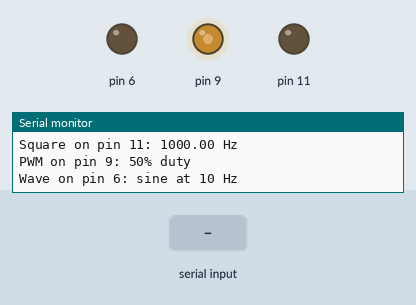
This sketch was run on a simulated Arduino Leonardo, built for the host (arithmetic inside an expression is 32-bit, double 64-bit). Parts: output pins drawn as LEDs (lit = HIGH), the last lines printed to the serial monitor. The test bench sets the inputs (shaded band).

Above: at 1.2 s.
1.3 s: "d90\n" received over Serial
At 2.4 s:
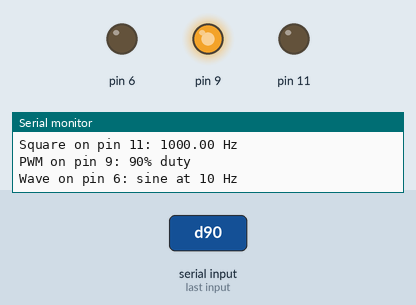
2.8 s: "d,45\n" received over Serial
At 3.5 s:
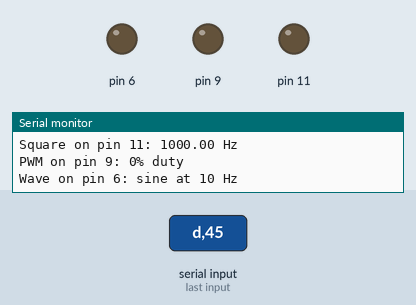
Timing chart, 0 to 5.8 s (numbered marks = the images above; inputs shaded):
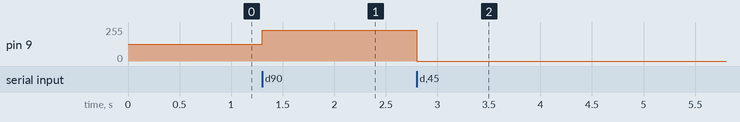

The sketch:

SignalGenerator.ino
```cpp
// Function generator for a bench oscilloscope. Type commands in the serial monitor (115200 baud, newline):
//   s1000   square wave on pin 11 at 1000 Hz (1 Hz to 100 kHz; 0 = off)
//   d50     PWM on pin 9 at 50% duty (0-100), about 490 Hz
//   w1 20   pin 6 wave: 0 off, 1 sine, 2 triangle, 3 sawtooth, at 20 Hz (1-200 Hz)
//   ?       show the current settings
// Pin 6 is 62.5 kHz PWM following the waveform: put a 10 kOhm resistor in series and a 100 nF capacitor
// to GND after it, and probe across the capacitor for a smooth wave.
// Simulator: scope 11 2ms; scope 9 5ms; rc 6 A0 10k 100n; scope A0 200ms

const uint8_t SINE[64] PROGMEM = {
  128,140,152,165,176,188,198,208,218,226,234,240,245,250,253,254,255,254,253,250,245,240,234,226,218,208,198,188,176,165,152,140,
  128,115,103, 90, 79, 67, 57, 47, 37, 29, 21, 15, 10,  5,  2,  1,  0,  1,  2,  5, 10, 15, 21, 29, 37, 47, 57, 67, 79, 90,103,115 };
volatile uint8_t shape = 0, idx = 0;
long squareHz = 1000, waveHz = 10;
int duty = 50;
char line[32];
uint8_t len = 0;

// Timer1 CTC toggling OC1A (pin 11): f = 16 MHz / (2 * N * (OCR1A + 1)); returns the frequency actually made
float setSquare(long hz) {
  TCCR1A = 0; TCCR1B = 0; TCNT1 = 0;
  if (hz <= 0) { digitalWrite(11, LOW); return 0; }
  const uint16_t pres[] = {1, 8, 64, 256, 1024};
  for (uint8_t i = 0; i < 5; i++) {
    uint32_t top = (uint32_t)(8000000.0 / ((double)hz * pres[i]) + 0.5);
    if (top >= 1 && top <= 65536) {
      OCR1A = top - 1;
      TCCR1A = _BV(COM1A0);
      TCCR1B = _BV(WGM12) | (i + 1);
      return 8000000.0 / ((double)top * pres[i]);
    }
  }
  return 0;
}

// Timer4 fast PWM on OC4A (pin 6), Timer3 interrupt stepping 64 samples per period
void setWave(uint8_t s, long hz) {
  TIMSK3 = 0;
  shape = s;
  if (s == 0 || hz <= 0) { TCCR4A = 0; TCCR4B = 0; digitalWrite(6, LOW); return; }
  TCCR4A = _BV(COM4A1) | _BV(WGM40);
  TCCR4B = _BV(WGM42) | _BV(CS40);
  uint32_t top = constrain(2000000L / (hz * 64), 20, 65535);
  TCCR3A = 0; TCCR3B = _BV(WGM32) | _BV(CS31); TCNT3 = 0;
  OCR3A = top - 1;
  TIMSK3 = _BV(OCIE3A);
}

ISR(TIMER3_COMPA_vect) {
  uint8_t i = idx = (idx + 1) & 63;
  if (shape == 1) OCR4A = pgm_read_byte(&SINE[i]);
  else if (shape == 2) OCR4A = i < 32 ? i * 8 : (63 - i) * 8;
  else OCR4A = i * 4;
}

void report() {
  Serial.print("Square on pin 11: "); Serial.print(setSquare(squareHz), 2); Serial.println(" Hz");
  Serial.print("PWM on pin 9: "); Serial.print(duty); Serial.println("% duty");
  Serial.print("Wave on pin 6: ");
  const char* names[] = {"off", "sine", "triangle", "sawtooth"};
  Serial.print(names[shape]);
  if (shape) { Serial.print(" at "); Serial.print(waveHz); Serial.print(" Hz"); }
  Serial.println();
}

void setup() {
  Serial.begin(115200);
  pinMode(6, OUTPUT); pinMode(9, OUTPUT); pinMode(11, OUTPUT);
  analogWrite(9, duty * 255L / 100);
  setWave(1, waveHz);                 // a 10 Hz sine to start with
  Serial.println("Signal generator. Commands: s<Hz>, d<duty %>, w<shape> <Hz>, ?");
  report();
}

void loop() {
  while (Serial.available()) {
    char c = Serial.read();
    if (c != '\n' && c != '\r') { if (len < sizeof(line) - 1) line[len++] = c; continue; }
    line[len] = 0;
    if (len) {
      long a = 0, b = 0;
      sscanf(line + 1, "%ld %ld", &a, &b);
      switch (line[0]) {
        case 's': squareHz = constrain(a, 0, 100000); break;
        case 'd': duty = constrain(a, 0, 100); analogWrite(9, duty * 255L / 100); break;
        case 'w': waveHz = constrain(b ? b : waveHz, 1, 200); setWave(constrain(a, 0, 3), waveHz); break;
      }
      report();
    }
    len = 0;
  }
}
```

Measured:
- after the input at 1.3 s, pin 9: 127/255 → 229/255 at once
- after the input at 2.8 s, pin 9: 229/255 → 0/255 at once
